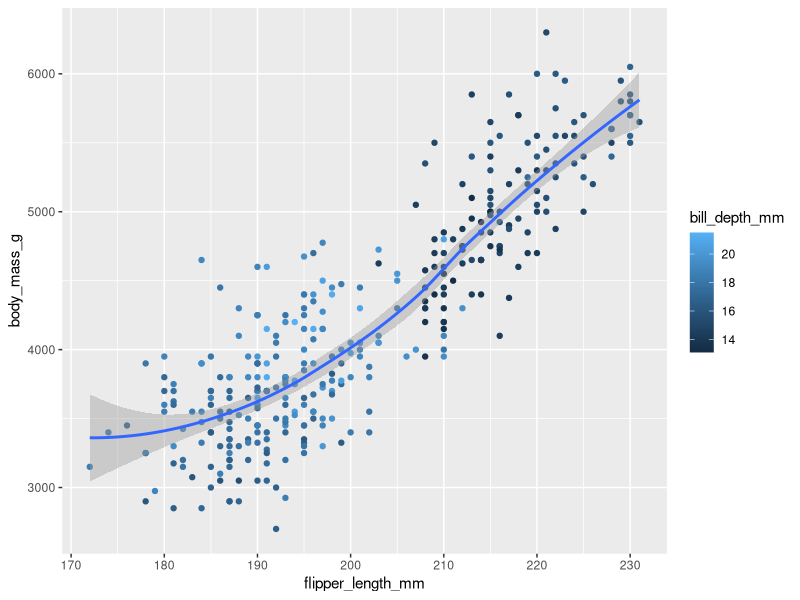

This figure's R source:
## ---- chunk 1
 x <- (3 * (4 + 2))
## ---- chunk 2
 print(pi)*x
    #> [1] 56.54867
    
#OR 

 π <- 3.14159
    x & π
    #> [1] 56.54867

## ---- chunk 3
getwd() 
    #>[1] "C:/Users/kayla/Downloads"
## ---- chunk 4
#changed working directory manually through session -> set working directory -> choose path 
#new working directory 
getwd()
## ---- chunk 5
c(1.1, 2.2, 3.3, 4.4, 5.5)
## ---- chunk 6
c("one", "two", "three")
## ---- chunk 7
1:10 

#OR 

c(1:10)
## ---- chunk 8
v1 <- 1:3
v2 <- c(1:4)
v1 + v2
## ---- chunk 9
c(1, 5, 9) + 3
## ---- chunk 10
rm(list=ls())
## ---- chunk 11

message=FALSE

library(tidyverse)

## ---- chunk 12

#Load the libraries of data and ggplot for graphing
    library(palmerpenguins)
    library(ggthemes)
    library(ggplot2)

#Recreate final graph 
    ggplot(
  data = penguins, # dataset
  mapping = aes(x = flipper_length_mm, y = body_mass_g)) + # x and y axis information and labels
  geom_point(aes(color = bill_depth_mm)) + # scatter plot information
  geom_smooth() # line showing how these points and other info correlate
    
